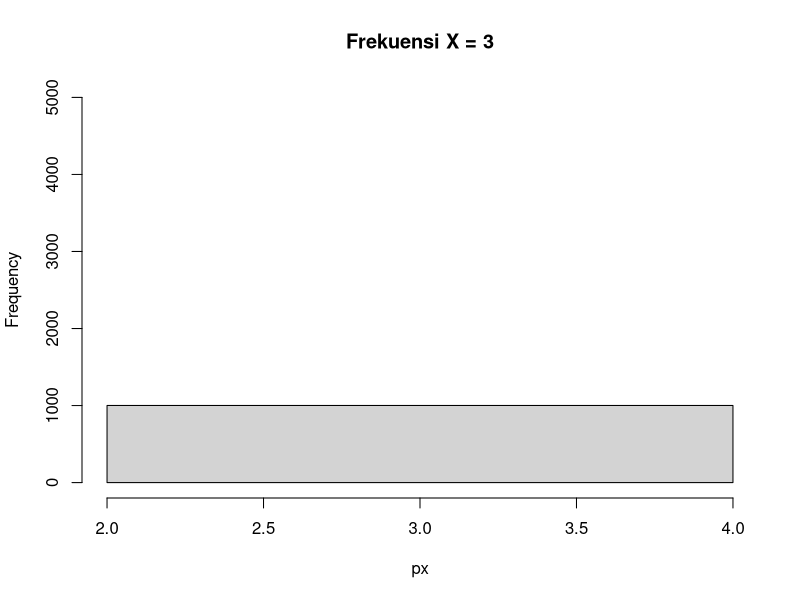

The R script that drew this image: (Note: this script raises an error after producing the figure.)
# 1
# a

p <- 0.2
chance <- dgeom(3, p)
paste("P(X = 3) = ", chance)

#b
p <- 0.2
n <- 10000

set.seed(0)
data <- rgeom(n, p)

paste("P(X = 3) = ", mean(data == 3))

#c

# hasil dari poin b lebih kecil dari poin a tetapi mendekati hasil poin a.

#d
px <- data [ data %in% c(3)]
hist(px, breaks = max(data), ylim = c(0, 5000), main = "Frekuensi X = 3")

#e

mean <- q/p
variance <- q/(p^2)

paste("mean: ", mean)
paste("variance: ", variance)

#2

p <- 0.2
q <- 1 - p
n <- 20

#a
chance <- dbinom(x = 4, size = n, prob = p)
paste("P(X = 4) = ", chance)


#b
x <- 0:n
y <- c()
for (i in x)
{
  y <- append(y, combinations(n, i) * (p ^ i) * (q ^ (n - i)) )
}

barplot(y, names.arg=x, ylim=c(0, 1), 
        xlab = "Jumlah pasien sembuh", ylab = "Probabilitas",
        main = "Histogram Binomial p = 0.2, n = 20")

#c
mean <- n * p
variance <- n * p * q

paste("mean: ", mean)
paste("variance: ", variance)

#3
l <- 4.5

#a
x <- 6
chance <- dpois(x = x, lambda = l)
paste("P(X = 6) = ", chance)

#b
n <- 365
set.seed(0)
data <- rpois(n = n, lambda = l)
px <- data [ data %in% c(6)]
hist(px, main = "X = 6")

#c
paste("a. P(X = 6) = ", chance)
paste("b. P(X = 6) = ", sum(data == 6) / n)
#Hasil poin b lebih kecil dari poin a tetapi mendekati hasil poin a

#d
mean <- 0
for (i in 0:100)
{
  mean <- mean + i * dpois(x = i, lambda = l)
}
mean

expx2 <- 0
for (i in 0:100)
{
  expx2 <- expx2 + i^2 * dpois(x = i, lambda = l)
}
variance <- expx2 - mean^2
variance

#4
v <- 10
x <- 2
#a

# pdf: 

#b

set.seed(0)
n <- 100
data <- rgamma(n = n, shape = v/2, scale = 2)
hist(data, breaks = max(data), xlim = c(0, max(data)))

#c
mean <- v
variance <- 2 * v

paste("mean: ", mean)
paste("variance: ", variance)

#5

l <- 3

#a

# pdf:

#b
set.seed(1)
n <- 10
data <- rgamma(n = n, shape = 1, rate = l)
hist(data)

set.seed(1)
n <- 100
data <- rgamma(n = n, shape = 1, rate = l)
hist(data)

set.seed(1)
n <- 1000
data <- rgamma(n = n, shape = 1, rate = l)
hist(data)

set.seed(1)
n <- 10000
data <- rgamma(n = n, shape = 1, rate = l)
hist(data)

#c
set.seed(1)
n <- 100
data <- rgamma(n = n, shape = 1, rate = l)
paste("mean: ", mean(data))

#6

n <- 100
mean <- 50
sd <- 8
set.seed(0)
data <- rnorm(n = n, mean = mean, sd = sd)
paste("z1: ", (min(data) - mean) / sd)
paste("z2: ", (max(data) - mean) / sd)

x <- seq(min(data), max(data), length = 50)
y <- seq(0, 0, length = 50)
for (i in data)
{
  for (j in 1:50)
  {
    if (j == 1)
    {
      if (i == x[j])
      {
        y[j] <- y[j] + 1
        break 
      }
    }
    else if (i <= x[j] & i > x[j - 1])
    {
      y[j] <- y[j] + 1
      if (j == 100)
      {
        print(i)
      }
      break
    }
  }
}

plot(x, y, type="l", lty=1, xlab="x value",
     ylab="Density", main="Distribusi Normal")

#b
hist(data, main = "5025201019_Hans Sean Nathanael_B_DNhistogram", breaks = 50)

#c
mean <- mean(data)
t <- 0
for (i in data)
{
  t <- t + ((i - mean) ^ 2)
}
variance = t / n
paste("variance: ", variance)

